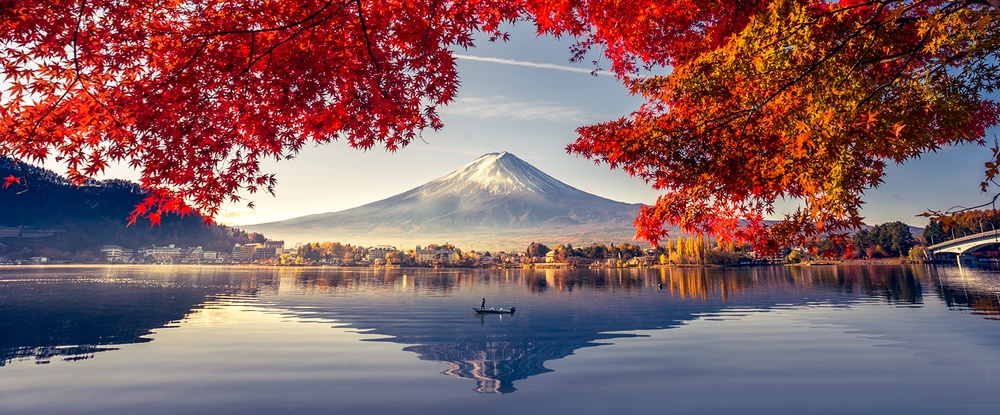
#> input picture unidad-2/images/1.jpeg, 1000 x 415 px, shrunk from 1601 x 664 before the run
$ jupyter execute 07-degradados.ipynb
#> lines starting #> are read from the running program, lines starting #| are printed output that depends on the picture; after the words box and inside, x2 and y2 are one past the last pixel; in counts of white or black regions, pixels touching at a corner belong together
# Degradados

[cell 1]
import cv2
import numpy as np
import matplotlib.pyplot as plt
from matplotlib.colors import LinearSegmentedColormap

# Definicion de colores
colores = [(0, 'black'), (1, 'white')] # Para generar escala de grises
cmap = LinearSegmentedColormap.from_list('degradado', colores) # Generamos el colormap a traves de nuestro array de colores
imagen_degradado = cmap(np.linspace(0, 1, 256)) # Generamos la imagen de degradado

plt.imshow([imagen_degradado], aspect='auto')
plt.show()

[cell 2]
import cv2
import numpy as np
import matplotlib.pyplot as plt
from matplotlib.colors import LinearSegmentedColormap

# Definicion de colores
colores = [(0, 'black'), (1, 'white')] # Para generar escala de grises
cmap = LinearSegmentedColormap.from_list('degradado', colores) # Generamos el colormap a traves de nuestro array de colores
imagen_degradado = cmap(np.linspace(0, 1, 100).reshape(-1, 1)) # Generamos la imagen de degradado

plt.imshow(imagen_degradado, aspect='auto')
plt.show()
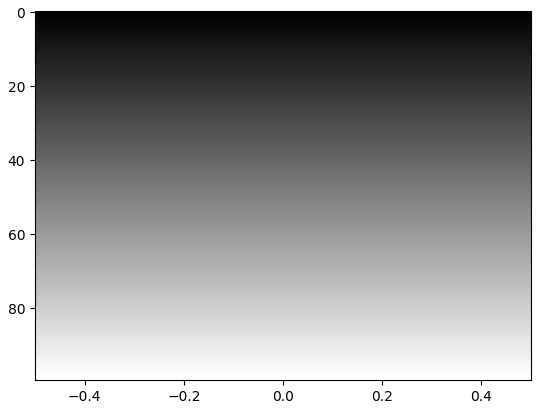
#> figure drawn by matplotlib, 1 panel

[cell 3]
import cv2
import numpy as np
import matplotlib.pyplot as plt
from matplotlib.colors import LinearSegmentedColormap

# Definicion de colores
colores = [(0, 'red'), (0.5, 'green'), (1, 'blue')] # Para generar escala de colores
cmap = LinearSegmentedColormap.from_list('degradado', colores) # Generamos el colormap a traves de nuestro array de colores
imagen_degradado = cmap(np.linspace(0, 1, 256)) # Generamos la imagen de degradado

plt.imshow([imagen_degradado], aspect='auto')
plt.show()
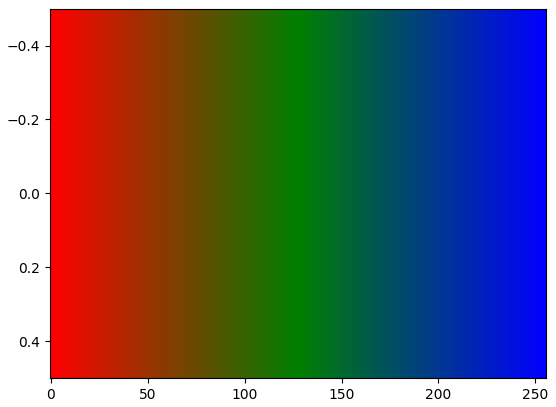
#> figure drawn by matplotlib, 1 panel

[cell 4]
import cv2
import matplotlib.pyplot as plt

imagen = cv2.imread('./images/1.jpeg', 0) # Leemos la imagen en escala de grises
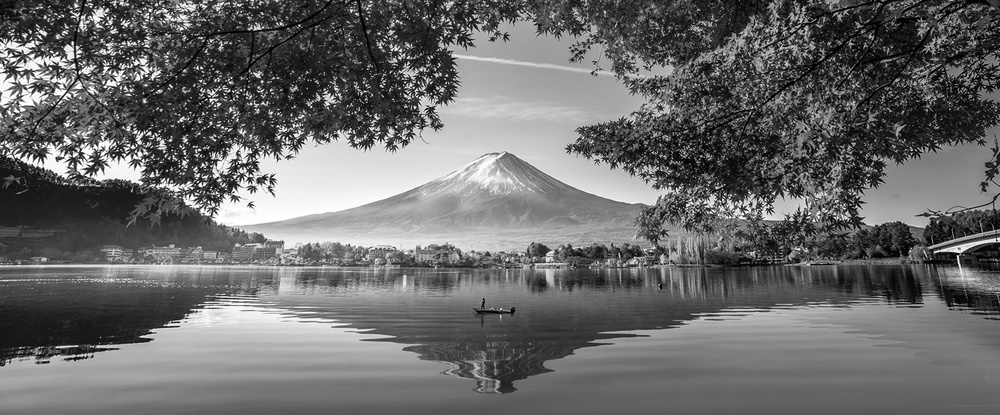
#> imagen: shape (415, 1000); min 0, max 255, mean 106.4

_, umbra_binaria = cv2.threshold(imagen, 127, 255, cv2.THRESH_BINARY) # Aplicamos el umbral binario
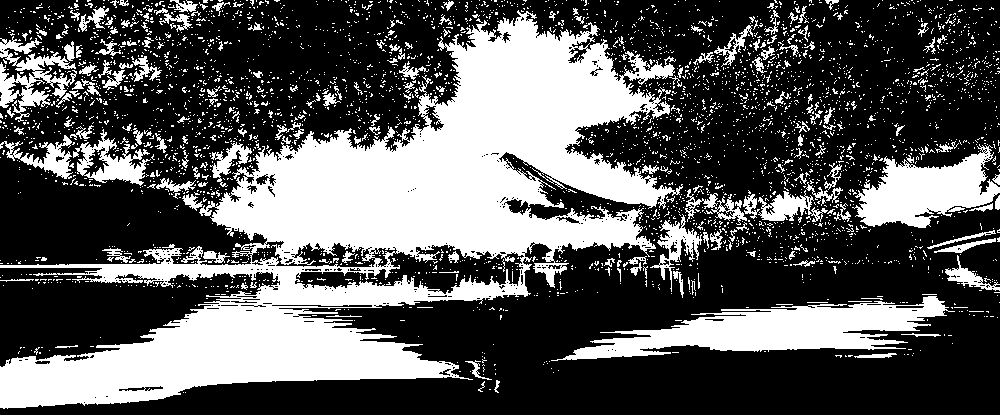
#> umbra_binaria: shape (415, 1000); 34.8% white; 3669 white regions (3472 under 20 px), largest, box (x1, y1, x2, y2) and area: (0, 10, 683, 409) 95544, (551, 296, 955, 361) 11364, (852, 144, 1000, 228) 6570
umbra_adaptativa = cv2.adaptiveThreshold(imagen, 255, cv2.ADAPTIVE_THRESH_GAUSSIAN_C, cv2.THRESH_BINARY, 11, 2) # Aplicamos el umbral adaptativo
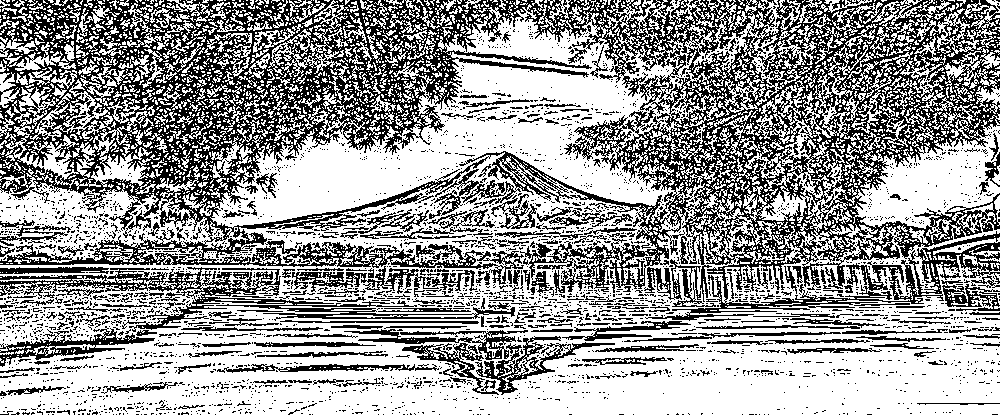
#> umbra_adaptativa: shape (415, 1000); 60.1% white; black in thin lines or dots
_, umbra_otsu = cv2.threshold(imagen, 0, 255, cv2.THRESH_BINARY + cv2.THRESH_OTSU) # Aplicamos el umbral de Otsu
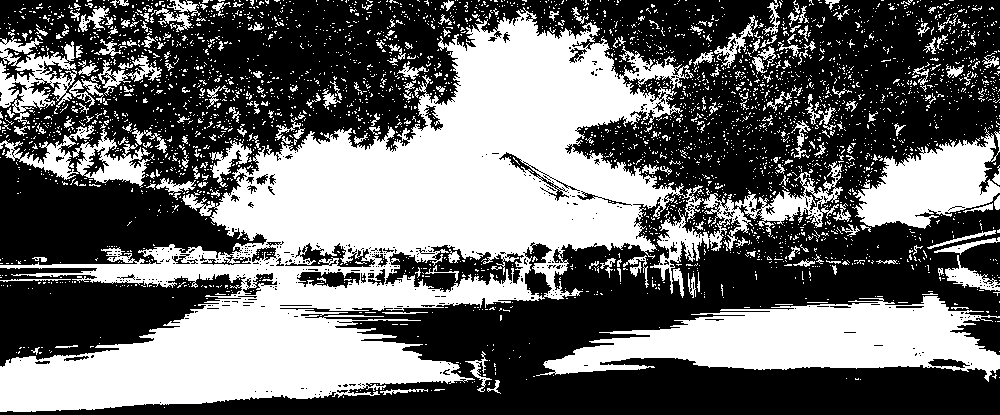
#> umbra_otsu: shape (415, 1000); 42.1% white; 3553 white regions (3323 under 20 px), largest, box (x1, y1, x2, y2) and area: (0, 7, 843, 412) 113427, (536, 296, 1000, 382) 21294, (852, 127, 1000, 229) 8106

color = cv2.applyColorMap(umbra_adaptativa, cv2.COLORMAP_JET) # Aplicamos un mapa de color a la imagen original
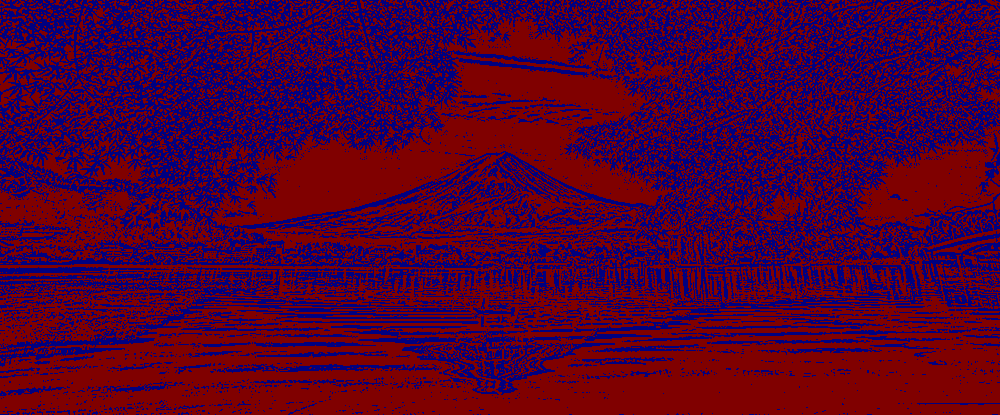
#> color: shape (415, 1000, 3); mean B, G, R 51.1, 0, 76.9

plt.figure(figsize=(10, 7))

plt.subplot(3, 2, 1)
plt.imshow(imagen, cmap='gray')
plt.title('Imagen Original')
plt.axis('off')

plt.subplot(3, 2, 2)
plt.imshow(umbra_binaria, cmap='gray')
plt.title('Umbral Binario')
plt.axis('off')

plt.subplot(3, 2, 3)
plt.imshow(umbra_adaptativa, cmap='gray')
plt.title('Umbral Adaptativo')
plt.axis('off')

plt.subplot(3, 2, 4)
plt.imshow(umbra_otsu, cmap='gray')
plt.title('Umbral Otsu')
plt.axis('off')

plt.subplot(3, 2, 5)
plt.imshow(color)
plt.title('Color')
plt.axis('off')

plt.tight_layout()
plt.show()
#> figure, not shown here; B, G, R data is drawn as R, G, B

# Mascaras

[cell 5]
import cv2
import numpy as np
import matplotlib.pyplot as plt

imagen = cv2.imread('./images/1.jpeg', 0) # Leemos la imagen en escala de grises

umbra_adaptativa = cv2.adaptiveThreshold(imagen, 255, cv2.ADAPTIVE_THRESH_GAUSSIAN_C, cv2.THRESH_BINARY, 11, 2) # Aplicamos el umbral adaptativo

mask = umbra_adaptativa == 255
#> mask: shape (415, 1000) bool; 60.1% white; black in thin lines or dots
img_junta = cv2.bitwise_and(imagen, imagen, mask=umbra_adaptativa) # Aplicamos la mascara a la imagen original
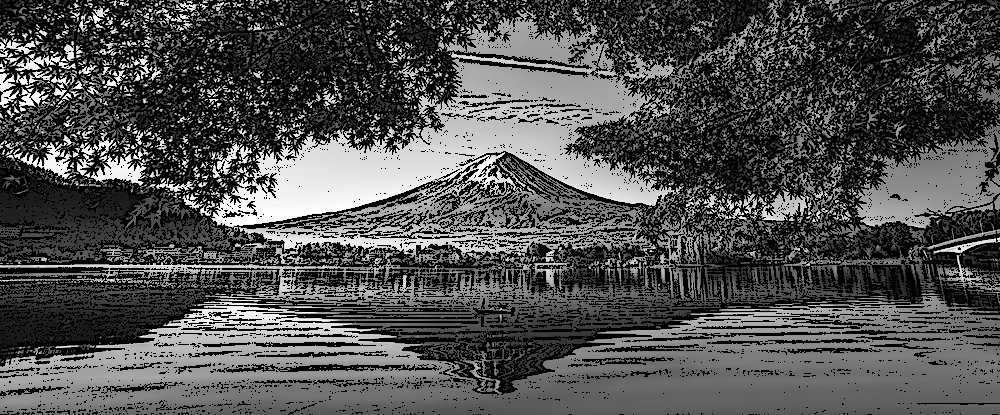
#> img_junta: shape (415, 1000); min 0, max 255, mean 79.2

plt.figure(figsize=(15, 7))

plt.subplot(1, 3, 1)
plt.imshow(imagen, cmap='gray')
plt.title('Imagen Original')
plt.axis('off')

plt.subplot(1, 3, 2)
plt.imshow(umbra_adaptativa, cmap='gray')
plt.title('Umbral Adaptativo')
plt.axis('off')

plt.subplot(1, 3, 3)
plt.imshow(img_junta, cmap='gray')
plt.title('Imagen con mascara')
plt.axis('off')

plt.tight_layout()
plt.show()

# Solarizacion y negativo

[cell 6]
import cv2
import numpy as np
import matplotlib.pyplot as plt

imagen = cv2.imread('./images/1.jpeg')
#> imagen is the input picture: shape (415, 1000, 3); mean B, G, R 99.3, 95.4, 131.4

def solarizar(imagen, umbral):
#> called with umbral = 0
  img_solarizada = np.where(imagen < umbral, imagen, 255 - imagen) # Aplicamos la solarizacion
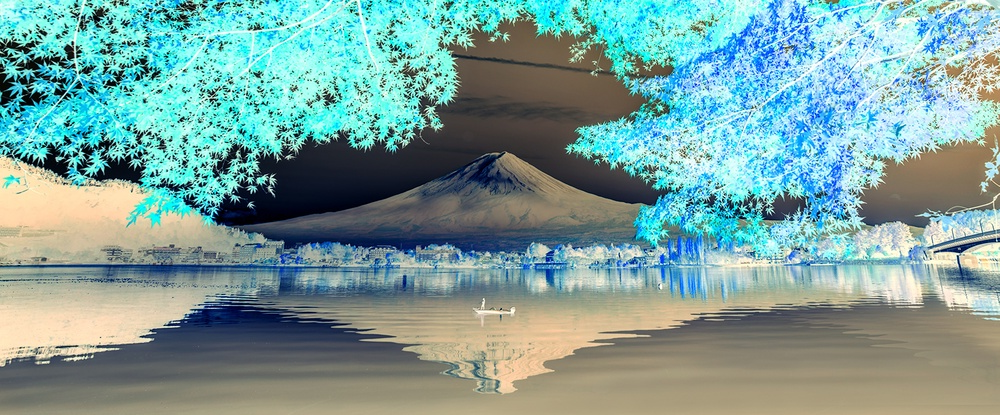
#> img_solarizada: shape (415, 1000, 3); mean B, G, R 155.7, 159.6, 123.6
  return img_solarizada

imagen_solarizada = solarizar(imagen, 0)
imagen_negativo = 255 - imagen_solarizada

plt.figure(figsize=(15, 7))

plt.subplot(1, 3, 1)
plt.imshow(cv2.cvtColor(imagen, cv2.COLOR_BGR2RGB))
plt.title('Imagen Original')
plt.axis('off')

plt.subplot(1, 3, 2)
plt.imshow(cv2.cvtColor(imagen_solarizada, cv2.COLOR_BGR2RGB))
plt.title('Imagen Solarizada')
plt.axis('off')

plt.subplot(1, 3, 3)
plt.imshow(cv2.cvtColor(imagen_negativo, cv2.COLOR_BGR2RGB))
plt.title('Imagen Negativa')
plt.axis('off')

plt.tight_layout()
plt.show()
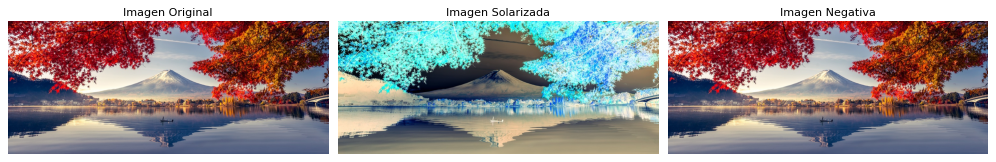
#> figure drawn by matplotlib, 3 panels

$ run again, with unidad-2/images/imagen_cortada.jpeg copied over unidad-2/images/1.jpeg
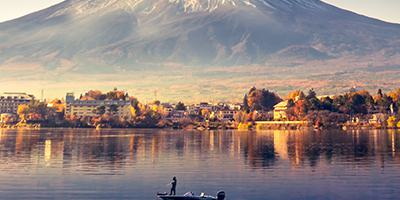
#> input picture unidad-2/images/imagen_cortada.jpeg, 400 x 200 px
#> `_, umbra_binaria = cv2.threshold(imagen, 127, 255, cv2.THRESH_BINARY)`:
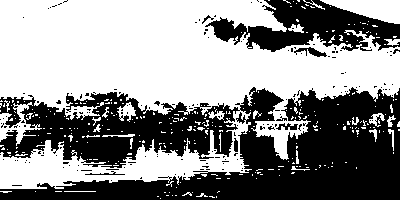
#> umbra_binaria: shape (200, 400); 56% white; 172 black regions (164 under 20 px), largest, box (x1, y1, x2, y2) and area: (0, 87, 400, 200) 29059, (205, 0, 400, 52) 5225, (294, 47, 327, 57) 139
#> umbra_adaptativa: shape (200, 400); 60.4% white; black in thin lines or dots
#> umbra_otsu: shape (200, 400); 49.2% white; 314 white regions (289 under 20 px), largest, box (x1, y1, x2, y2) and area: (0, 0, 400, 159) 31678, (0, 140, 204, 189) 4085, (320, 0, 400, 24) 1121
#> mask: shape (200, 400) bool; 60.4% white; black in thin lines or dots
#> imagen is the input picture: shape (200, 400, 3); mean B, G, R 127.7, 131.6, 147.4
#> `plt.show()`:
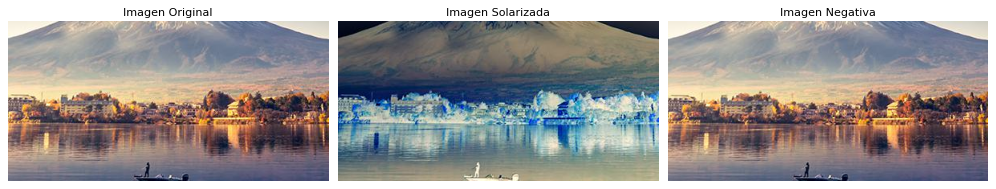
#> figure drawn by matplotlib, 3 panels
